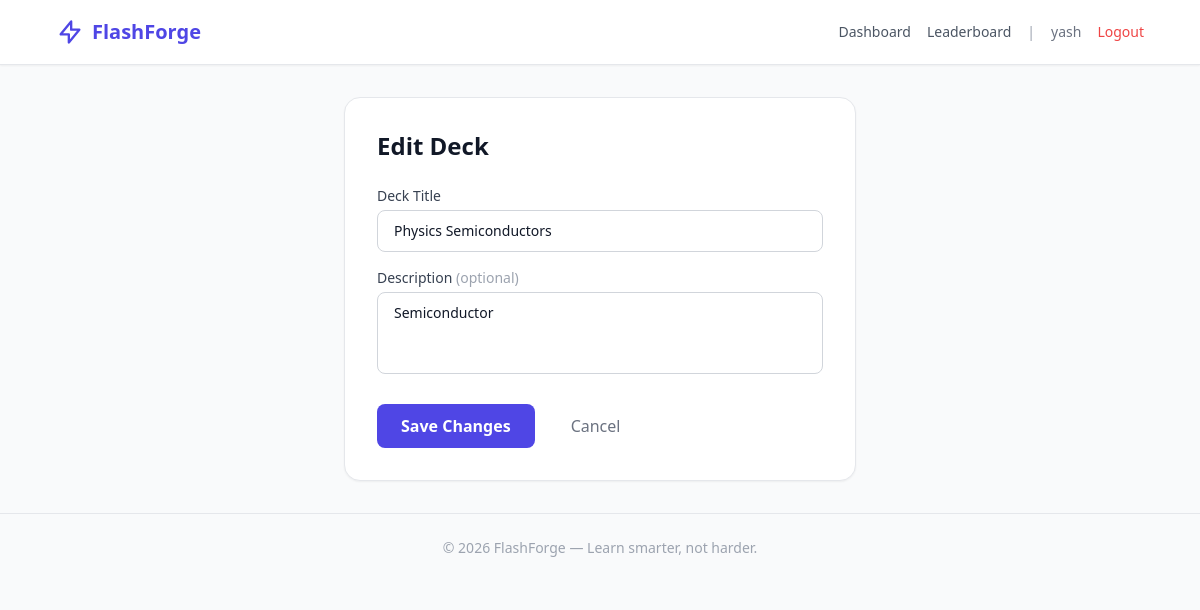
Page /deck/1/edit (signed in) on the committed database.
### app/models.py (models this page shows, shortened)
class User(UserMixin, db.Model):
    __tablename__ = 'users'
    id = db.Column(db.Integer, primary_key=True)
    username = db.Column(db.String(80), unique=True, nullable=False)
    email = db.Column(db.String(120), unique=True, nullable=False)
    password_hash = db.Column(db.String(256), nullable=False)
    created_at = db.Column(db.DateTime, default=datetime.utcnow)
    decks = db.relationship('Deck', backref='owner', lazy=True, cascade='all, delete-orphan')

class Deck(db.Model):
    __tablename__ = 'decks'
    id = db.Column(db.Integer, primary_key=True)
    title = db.Column(db.String(200), nullable=False)
    description = db.Column(db.Text, default='')
    user_id = db.Column(db.Integer, db.ForeignKey('users.id'), nullable=False)
    created_at = db.Column(db.DateTime, default=datetime.utcnow)
    updated_at = db.Column(db.DateTime, default=datetime.utcnow, onupdate=datetime.utcnow)
    cards = db.relationship('Card', backref='deck', lazy=True, cascade='all, delete-orphan')

### app/routes/decks.py (the view, shortened to what this page needs)
@decks_bp.route('/deck/<int:id>/edit', methods=['GET', 'POST'])
@login_required
def edit_deck(id):
    deck = Deck.query.get_or_404(id)
    if deck.user_id != current_user.id:
        flash('Access denied.', 'error')
        return redirect(url_for('main.dashboard'))
    return render_template('deck_form.html', deck=deck)

### app/templates/deck_form.html (shortened to what this page needs)
{% extends "base.html" %}
{% block content %}
<div class="max-w-lg mx-auto">
    <div class="bg-white rounded-2xl border border-gray-200 p-8 shadow-sm">
        <h2 class="text-2xl font-bold mb-6">{{ 'Edit Deck' if deck else 'Create New Deck' }}</h2>
        <form method="POST" class="space-y-4">
            <div>
                <label class="block text-sm font-medium text-gray-700 mb-1">Deck Title</label>
                <input type="text" name="title" required autofocus
                    value="{{ deck.title if deck else '' }}"
                    placeholder="e.g. Biology Chapter 5"
                    class="w-full px-4 py-2.5 rounded-lg border border-gray-300 focus:ring-2 focus:ring-brand-500 focus:border-brand-500 outline-none transition text-sm">
            </div>
            <div>
                <label class="block text-sm font-medium text-gray-700 mb-1">Description <span class="text-gray-400">(optional)</span></label>
                <textarea name="description" rows="3"
                    placeholder="What's this deck about?"
                    class="w-full px-4 py-2.5 rounded-lg border border-gray-300 focus:ring-2 focus:ring-brand-500 focus:border-brand-500 outline-none transition text-sm resize-none">{{ deck.description if deck else '' }}</textarea>
            </div>
            <div class="flex gap-3 pt-2">
                <button type="submit"
                    class="bg-brand-600 text-white px-6 py-2.5 rounded-lg font-semibold hover:bg-brand-700 transition">
                    {{ 'Save Changes' if deck else 'Create Deck' }}
                </button>
                <a href="{{ url_for('decks.view_deck', id=deck.id) if deck else url_for('main.dashboard') }}"
                    class="text-gray-500 px-6 py-2.5 rounded-lg hover:bg-gray-100 transition font-medium">
                    Cancel
                </a>
            </div>
        </form>
    </div>
</div>
{% endblock %}

### app/templates/base.html (shortened to what this page needs)
<!DOCTYPE html>
<html lang="en" class="h-full">
<head>
    <script src="https://cdn.tailwindcss.com"></script>
</head>
<body class="h-full bg-gray-50 text-gray-900">
    <nav class="bg-white border-b border-gray-200 shadow-sm">
        <div class="max-w-6xl mx-auto px-4 sm:px-6 lg:px-8">
            <div class="flex justify-between h-16 items-center">
                <a href="{{ url_for('main.landing') }}" class="flex items-center gap-2 text-xl font-bold text-brand-600">
                    <svg class="w-7 h-7" fill="none" stroke="currentColor" stroke-width="2" viewBox="0 0 24 24">
                        <path stroke-linecap="round" stroke-linejoin="round" d="M13 10V3L4 14h7v7l9-11h-7z"/>
                    </svg>
                    FlashForge
                </a>
                <div class="flex items-center gap-4">
                    {% if current_user.is_authenticated %}
                        <a href="{{ url_for('main.dashboard') }}" class="text-sm text-gray-600 hover:text-brand-600 transition">Dashboard</a>
                        <a href="{{ url_for('leaderboard.leaderboard') }}" class="text-sm text-gray-600 hover:text-brand-600 transition">Leaderboard</a>
                        <span class="text-sm text-gray-400">|</span>
                        <span class="text-sm text-gray-500">{{ current_user.username }}</span>
                        <a href="{{ url_for('auth.logout') }}" class="text-sm text-red-500 hover:text-red-700 transition">Logout</a>
                    {% else %}
                        <a href="{{ url_for('auth.login') }}" class="text-sm text-gray-600 hover:text-brand-600 transition">Login</a>
                        <a href="{{ url_for('auth.register') }}" class="bg-brand-600 text-white px-4 py-2 rounded-lg text-sm font-medium hover:bg-brand-700 transition">Sign Up</a>
                    {% endif %}
                </div>
            </div>
        </div>
    </nav>
    <main class="max-w-6xl mx-auto px-4 sm:px-6 lg:px-8 py-8">
        {% block content %}{% endblock %}
    </main>
    <footer class="border-t border-gray-200 mt-auto">
        <div class="max-w-6xl mx-auto px-4 sm:px-6 lg:px-8 py-6 text-center text-sm text-gray-400">
            &copy; 2026 FlashForge &mdash; Learn smarter, not harder.
        </div>
    </footer>
</body>
</html>

### rows in the picture
User: username "yash"
Deck: title "Physics Semiconductors", description "Semiconductor"

### other values in the picture
{{ 'Edit Deck' if deck else 'Create New Deck' }} "Edit Deck"
{{ 'Save Changes' if deck else 'Create Deck' }} "Save Changes"
